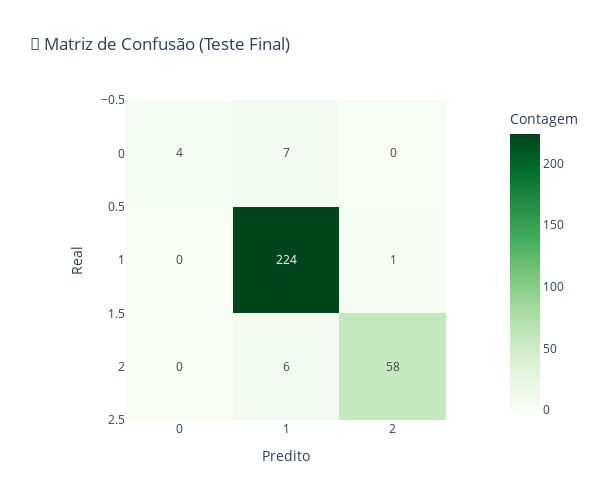

The cell this chart's notebook holds for it:
### Code cell
# Confusion Matrix (Teste)
cm_test = confusion_matrix(y_test, test_predictions)

fig = px.imshow(
    cm_test,
    labels=dict(x="Predito", y="Real", color="Contagem"),
    x=labels,
    y=labels,
    text_auto=True,
    color_continuous_scale='Greens',
    title='🎯 Matriz de Confusão (Teste Final)'
)
fig.update_layout(height=500, width=600)
fig.show()

### Figure 1 — Plotly figure (JSON) as saved in the notebook; plotly's stock layout.template omitted (floating-point values rounded to 4 significant figures)
{"data": [{"coloraxis": "coloraxis", "hovertemplate": "Predito: %{x}<br>Real: %{y}<br>Contagem: %{z}<extra></extra>", "name": "0", "texttemplate": "%{z}", "type": "heatmap", "x": [0, 1, 2], "xaxis": "x", "y": [0, 1, 2], "yaxis": "y", "z": [[4, 7, 0], [0, 224, 1], [0, 6, 58]]}], "layout": {"coloraxis": {"colorbar": {"title": {"text": "Contagem"}}, "colorscale": [[0, "rgb(247,252,245)"], [0.125, "rgb(229,245,224)"], [0.25, "rgb(199,233,192)"], [0.375, "rgb(161,217,155)"], [0.5, "rgb(116,196,118)"], [0.625, "rgb(65,171,93)"], [0.75, "rgb(35,139,69)"], [0.875, "rgb(0,109,44)"], [1, "rgb(0,68,27)"]]}, "height": 500, "title": {"text": "🎯 Matriz de Confusão (Teste Final)"}, "width": 600, "xaxis": {"anchor": "y", "constrain": "domain", "domain": [0, 1], "scaleanchor": "y", "title": {"text": "Predito"}}, "yaxis": {"anchor": "x", "autorange": "reversed", "constrain": "domain", "domain": [0, 1], "title": {"text": "Real"}}}}
